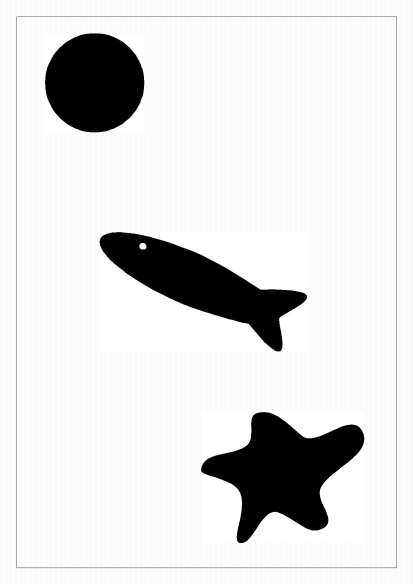
//> input picture assets/DEMO_circle_fish_star_01.jpg, 826 x 1169 px (shown at 1/2 size)
$ ./Blob_detection1   (built with g++ and OpenCV 4)
//> lines starting //> are read from the running program, lines starting //| are printed output that depends on the picture; after the words box and inside, x2 and y2 are one past the last pixel; in counts of white or black regions, pixels touching at a corner belong together
#include <opencv2/opencv.hpp>
#include <opencv2/imgproc.hpp>
#include <iostream>
#include <math.h>
#define _USE_MATH_DEFINES

int main(){
    //Finds the image that will be processed
    cv::Mat frame = imread("./assets/DEMO_circle_fish_star_01.jpg",cv::IMREAD_COLOR);
//> frame is the input picture: 1169 rows x 826 cols, CV_8UC3; min 0, max 255, mean 222.6
    cv::Mat frame_down;
    cv::resize(frame,frame_down,cv::Size(),0.5,0.5);
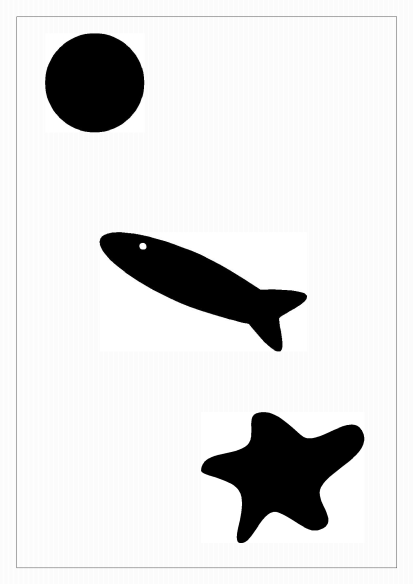
//> frame_down: 584 rows x 413 cols, CV_8UC3; min 0, max 255, mean 222.8

    //Greyscales the image
    cv::Mat gray;
    cv::cvtColor(frame_down, gray, cv::COLOR_BGR2GRAY);

    //Turns the image into a binary black and white photo
    cv::Mat bw;
    cv::threshold(gray,bw,127,255,cv::THRESH_BINARY_INV);
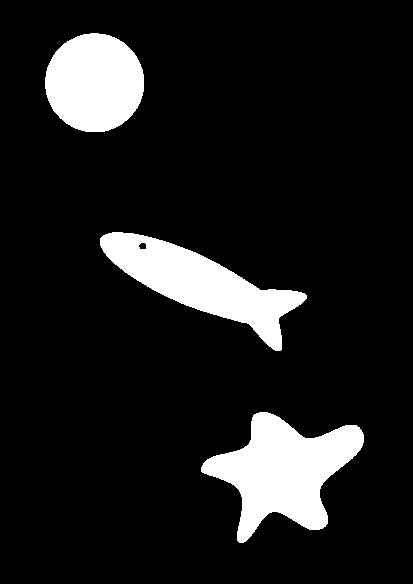
//> bw: 584 rows x 413 cols, CV_8UC1; 11.4% white; 3 white regions

    //Blurs the background to reduce unwanted blob detections
    cv::Mat blured;
    cv::GaussianBlur(bw,blured,cv::Size(5,5),0);

    //creates a matrix to draw our contours on
    cv::Mat temp;
    int numLables = cv::connectedComponents(blured,temp);
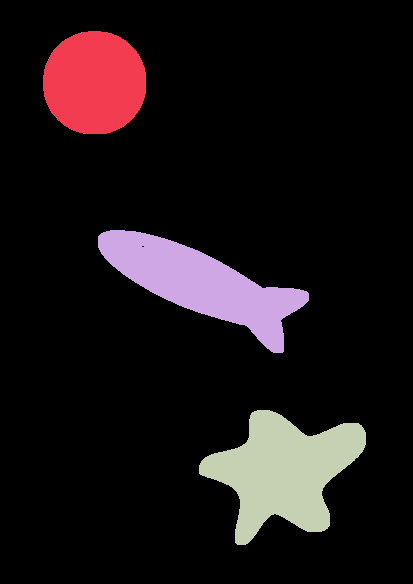
//> temp: 584 rows x 413 cols, CV_32SC1; 4 distinct labels, from 0 to 3; one colour per label, 0 black
//> numLables = 4
    cv::Mat output = cv::Mat::zeros(blured.size(),CV_8UC3);
    int blob = 0;
    std::vector<std::vector<cv::Point>> contours;
    cv::findContours(blured,contours,cv::RETR_EXTERNAL,cv::CHAIN_APPROX_NONE);
//> contours = 3 contours; box (x1, y1, x2, y2) and area: (199, 410, 366, 545) 11720, (98, 230, 309, 353) 10287, (43, 31, 146, 134) 8375

    //draws the contours onto the images
    cv::drawContours(output,contours,-1,cv::Scalar(255,0,0));
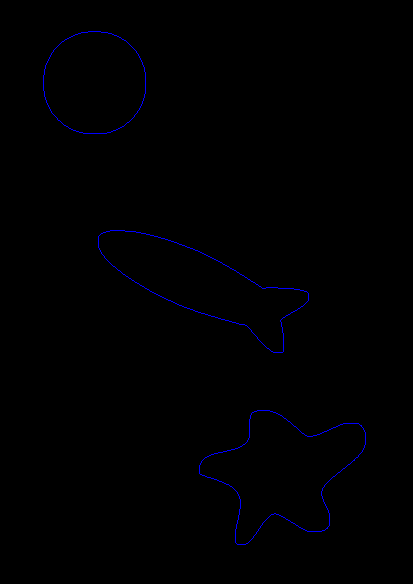
//> output: 584 rows x 413 cols, CV_8UC3; mean B, G, R 1.3, 0, 0
    cv::drawContours(frame_down,contours,-1,cv::Scalar(255,0,0));
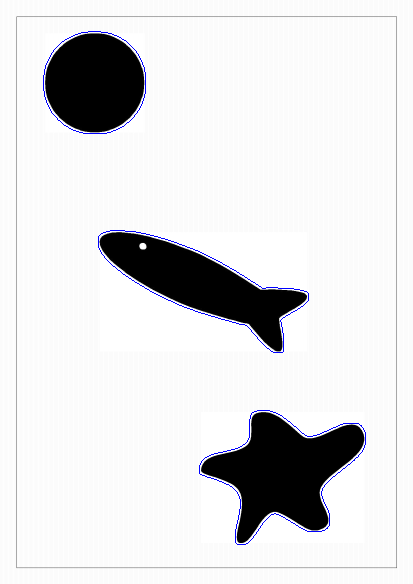
//> frame_down: 584 rows x 413 cols, CV_8UC3; 0.52% of pixels changed, all inside (x1, y1, x2, y2) = (43, 31, 366, 545)

    //for loop that finds the moments of the blobs
    for (auto contour : contours) {
        blob++;

        cv::Moments moments = cv::moments(contour);
        double I = moments.m00;

        double m10 = moments.m10;
        double m01 = moments.m01;
        double cx = m10 / I;
        double cy = m01 / I;
        double m11 = moments.m11;
        std:: cout << "(" <<cx <<" , "<< cy <<")\n";

        double ax = moments.m20;
        double ay = moments.m02;


        double theta = 0.5 * std::atan2((2*((I*m11) - (m10 * m01))),(((I*ax)- std::pow(m10,2))-((I*ay)-std::pow(m01,2))));

        std::cout << "Theta: "<< theta*(180/(std::atan(1)*4)) <<"\n";

        cv::line(frame_down, cv::Point(cx - 15, cy + 15), cv::Point(cx + 15, cy - 15), cv::Scalar(0,255,255), 2);
        cv::line(frame_down, cv::Point(cx + 15, cy + 15), cv::Point(cx - 15, cy - 15), cv::Scalar(0,255,255), 2);

        cv::line(frame_down, cv::Point(cx + 50, cy + theta*50), cv::Point(cx - 50, cy - theta * 50), cv::Scalar(255,255,0), 2);

        double min = std::numeric_limits<double>::max();
        int best_match = -1;
    }
//> this loop made 3 passes
//> (I, m10, m01, cx, cy, m11, ax, ay) on passes 1 to 3: (11720, 3321627.3, 5523668.5, 283.4, 471.3, 1.56e+09, 957335409.3, 2.61e+09), (10287, 2070756, 2912909.7, 201.3, 283.2, 597947048.8, 446151814.2, 832254636.2), (8375, 788591.5, 689163.2, 94.16, 82.29, 64894560.5, 79836668, 62292567.7)
//| (283.415 , 471.303)
//| Theta: -20.3724
//| (201.298 , 283.164)
//| Theta: 23.3119
//| (94.1602 , 82.2881)
//| Theta: 44.3019
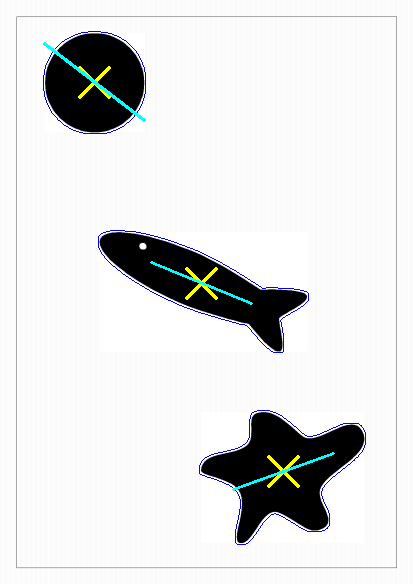
//> frame_down: 584 rows x 413 cols, CV_8UC3; 0.74% of pixels changed, all inside (x1, y1, x2, y2) = (43, 42, 335, 491)
//> after the loop, blob = 3

    //displays number of blobs
    std::cout << "blobs: "<< blob<<"\n";
//| blobs: 3
    //displays the imgs
    cv::imshow("original", frame_down);
    cv::waitKey(0);

    //ends program
    cv::destroyAllWindows();

    return 0;
}
